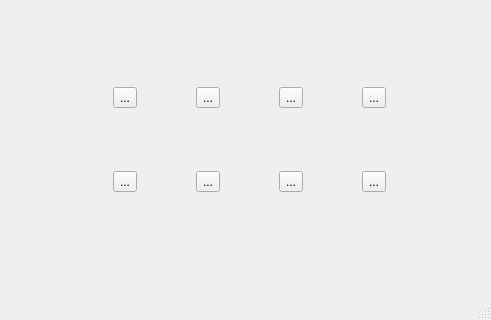
<?xml version="1.0" encoding="UTF-8"?>
<ui version="4.0">
 <class>MainWindow</class>
 <widget class="QMainWindow" name="MainWindow">
  <property name="geometry">
   <rect>
    <x>0</x>
    <y>0</y>
    <width>491</width>
    <height>320</height>
   </rect>
  </property>
  <property name="windowTitle">
   <string>MainWindow</string>
  </property>
  <widget class="QWidget" name="centralwidget">
   <widget class="QWidget" name="gridLayoutWidget">
    <property name="geometry">
     <rect>
      <x>60</x>
      <y>30</y>
      <width>381</width>
      <height>221</height>
     </rect>
    </property>
    <layout class="QGridLayout" name="gridLayout">
     <item row="1" column="1">
      <widget class="QToolButton" name="b10">
       <property name="text">
        <string>...</string>
       </property>
      </widget>
     </item>
     <item row="1" column="0">
      <widget class="QToolButton" name="b00">
       <property name="text">
        <string>...</string>
       </property>
      </widget>
     </item>
     <item row="0" column="2">
      <widget class="QToolButton" name="b21">
       <property name="text">
        <string>...</string>
       </property>
      </widget>
     </item>
     <item row="0" column="1">
      <widget class="QToolButton" name="b11">
       <property name="text">
        <string>...</string>
       </property>
      </widget>
     </item>
     <item row="0" column="0">
      <widget class="QToolButton" name="b01">
       <property name="text">
        <string>...</string>
       </property>
      </widget>
     </item>
     <item row="0" column="3">
      <widget class="QToolButton" name="b31">
       <property name="text">
        <string>...</string>
       </property>
      </widget>
     </item>
     <item row="1" column="2">
      <widget class="QToolButton" name="b20">
       <property name="text">
        <string>...</string>
       </property>
      </widget>
     </item>
     <item row="1" column="3">
      <widget class="QToolButton" name="b30">
       <property name="text">
        <string>...</string>
       </property>
      </widget>
     </item>
    </layout>
   </widget>
  </widget>
  <widget class="QMenuBar" name="menubar">
   <property name="geometry">
    <rect>
     <x>0</x>
     <y>0</y>
     <width>491</width>
     <height>22</height>
    </rect>
   </property>
  </widget>
  <widget class="QStatusBar" name="statusbar"/>
 </widget>
 <resources/>
 <connections/>
</ui>
